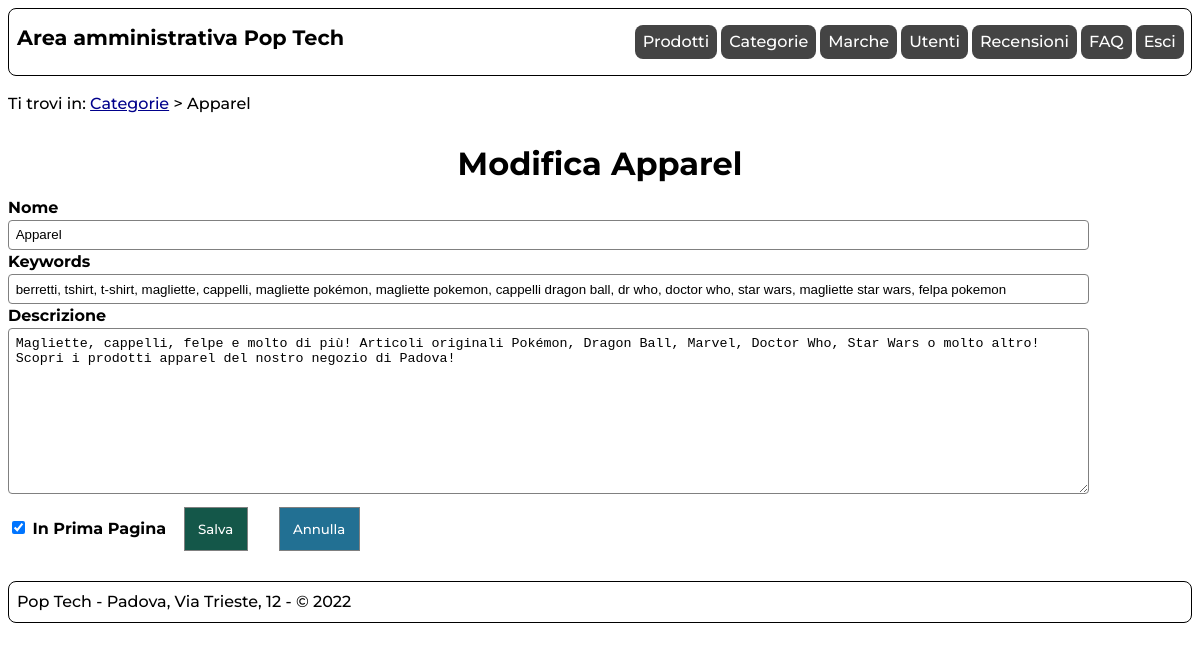
/admin/categoria.php?id=5 (signed in), run on an earlier commit of the app's database.
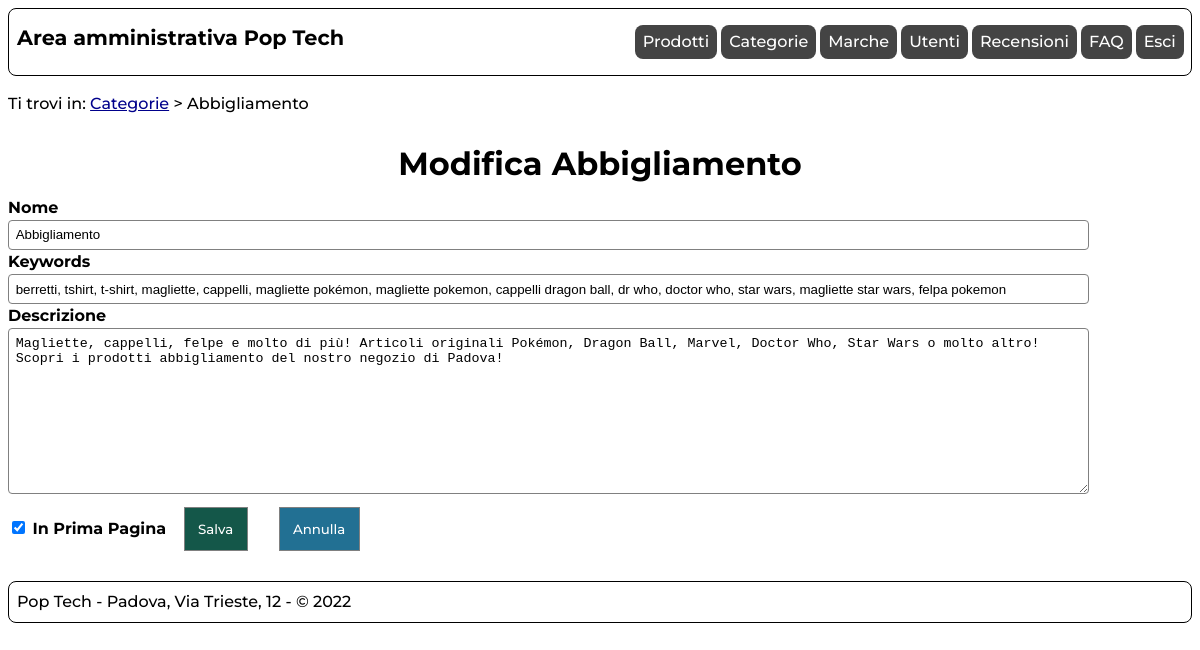
And on a later commit of the database.
### tables this page shows
CREATE TABLE `categoria` (
  `ID` int(11) UNSIGNED NOT NULL,
  `nome` varchar(100) NOT NULL,
  `inPrimaPagina` tinyint(1) NOT NULL,
  `keywords` varchar(500) NOT NULL,
  `descrizione` varchar(500) NOT NULL
);

### includes/utilities.php (called while the page is built, shortened)
<?php
require_once('connection.php');
function parse_lang(String $string, bool $delete=false){
    if($delete){
        $replaceStart = '';
        $replaceEnd = '';
    }else{
        $replaceStart = '<span lang="${2}">';
        $replaceEnd = '</span>';
    }
    $string = preg_replace('/\[\/.{2}\]/', $replaceEnd, $string);
    $string = preg_replace('/(\[)([a-z]{2})(\])/', $replaceStart, $string);
    return $string;
}
function sanitize($input, $allowed_tags) {
    $input = strip_tags($input, $allowed_tags);
    if(!$allowed_tags)
        $input = htmlentities($input, ENT_QUOTES, 'UTF-8');
    $input = stripslashes($input);
    $input = trim($input);
    return $input;
}
function get_admin_menu(){
    $menu = '<ul>';
    $links = ["index.php","categorie.php","marche.php","utenti.php","recensioni.php","faqs.php"];
    $names = ["Prodotti","Categorie","Marche","Utenti","Recensioni","FAQ"];
    $langs = ["","","","","","en"];
    $nLinks = count($links);
    $strToRemove = "/poptech/admin/";
    $currentPage = str_replace($strToRemove,"",$_SERVER['REQUEST_URI']);
    for($i=0;$i<$nLinks;$i++){
        if($currentPage==$links[$i] || ($currentPage=='' && $links[$i]=='index.php') ){
            $menu .= '<li id="currentLink" '.(($langs[$i])?'lang="'.$langs[$i].'"':'').'>'.$names[$i].'</li>';
        }else{
            $menu .= '<li><a href="'.$links[$i].'" '.(($langs[$i])?'lang="'.$langs[$i].'"':'').'>'.$names[$i].'</a></li>';
        }
    }
    if(isLoggedIn(true)){
        $menu .= '<li><a href="logout.php" class="button">Esci</a></li>';
    }else{
        $menu = '<ul><li><a href="login.php" class="button">Accedi</a></li>';
    }
    $menu .= '</ul>';
    return $menu;
}
function isLoggedIn(bool $isAdmin=false){
    if(isset($_SESSION['user'])){
        $connection = new DBAccess();
        if($connection->open_connection()){
            $id = $_SESSION['user'];
            $users = $connection->exec_select_query("SELECT id,admin FROM utente WHERE id=$id");
            if(count($users)>0){
                $user = $users[0];
                if($isAdmin){
                    return $user['admin']==1;
                }else{
                    return true;
                }
            }else{
                return false;
            }
        }else{
            return false;
        }
    }else{
        return false;
    }
}
?>

### includes/connection.php (called while the page is built, shortened)
<?php
class DBAccess{
    private $connection;
    public function open_connection(){
        $this->connection = mysqli_connect(DBAccess::HOST_DB, DBAccess::USERNAME, DBAccess::PASSWORD, DBAccess::DATABASE_NAME);
        if(mysqli_connect_errno()) {
            echo "Errore di connessione al database: " . mysqli_connect_error();
            return false;
        }
        else{
            return true;
        }
    }
    public function exec_select_query($query){
        $res = mysqli_query($this->connection, $query) or die("Errore DB: ".mysqli_error($this->connection));
        if(mysqli_num_rows($res)==0){
            return array();
        }else{
            $resArray = array();
            while($row = mysqli_fetch_assoc($res)){
                array_push($resArray,$row);
            }
            return $resArray;
        }
    }
}
?>

### admin/categoria.php (the view, shortened to what the changed rows need)
<?php
    require_once "../includes/connection.php";
    require_once "../includes/utilities.php";
    $template = file_get_contents('layouts/layout.html');
    $form     = file_get_contents('layouts/categoria.html');
    $pageID = 'categoria';
    $title = "Pop Tech";
    $breadcrumbs = '<p>Ti trovi in: <a href="categorie.php">Categorie</a> &gt; Nuova Categoria</p>';
    if(!isLoggedIn(true)){
        $content = '<p class="message errorMsg">Attenzione: non disponi dei privilegi necessari per accede a questa pagina.</p>';
        }else{
        $content = "<h1>Nuova Categoria</h1>";
        $connection = new DBAccess();
        $id   = '';
        $nome = '';
        $keywords = '';
        $descrizione = '';
        $errorsStr = '';
        $checked = '';
        if($connection->open_connection()){
            if(isset($_POST['submit'])){
                $errors = [];
                $query = "";
                $action = 'inserita';
                $nome          = sanitize($_POST['nome'],"");
                $inPrimaPagina = (isset($_POST['inPrimaPagina']) ? intval(sanitize($_POST['inPrimaPagina'],"")) : 0);
                $keywords      = sanitize($_POST['keywords'],"");
                $descrizione    = sanitize($_POST['descrizione'],"");
                if(strlen($nome)<=1){
                    array_push($errors,'<p class="message errorMsg">Inserire un nome con almeno due caratteri.</p>');
                }
                if(strlen($descrizione)<50){
                    array_push($errors,'<p class="message errorMsg">Inserire una descrizione con almeno 50 caratteri.</p>');
                }
                if(strlen($keywords)<2){
                    array_push($errors,'<p class="message errorMsg">Inserire delle keywords.</p>');
                }
                if(count($errors)==0){
                    if(isset($_POST['id']) && intval($_POST['id'])!=0){
                        $id   = intval(sanitize($_POST['id'],""));
                        $query = "UPDATE categoria SET nome='$nome', inPrimaPagina='$inPrimaPagina', keywords='$keywords', descrizione='$descrizione' WHERE id=$id";
                        $action = 'modificata';
                    }else{
                        $query = "INSERT INTO categoria(nome,inPrimaPagina,keywords,descrizione) VALUES ('$nome','$inPrimaPagina','$keywords','$descrizione')";
                    }
                    $queryOK = $connection->exec_alter_query($query);
                    if($queryOK){
                        $content .= '<p class="message successMsg" role="status">Categoria '.$action.' con successo</p>';
                    }else{
                        $content .= '<p class="message errorMsg" role="status">Errore durante l\'inserimento. Contatta il supporto tecnico.</p>';
                    }
                }else{
                    $errorsStr = '<ul>';
                    foreach($errors as $error){
                        $errorsStr .= '<li>'.$error.'</li>';
                    }
                    $errorsStr .= '<ul>';
                    $form = str_replace('{{id}}',$id,$form);
                    $form = str_replace('{{nome}}',$nome,$form);
                    $form = str_replace('{{keywords}}',$keywords,$form);
                    $form = str_replace('{{descrizione}}',$descrizione,$form);
                    $form = str_replace('{{errors}}',$errorsStr,$form);
                    $content .= $form;
                }
            }else{
                if(isset($_GET['id']) && intval($_GET['id'])!=0){
                    $id = intval(sanitize($_GET['id'],""));
                    $categories = $connection->exec_select_query('SELECT * FROM categoria WHERE id='.$id.';');
                    if(isset($categories[0])){
                        $category = $categories[0];
                        $content = "<h1>Modifica ".parse_lang($category['nome'])."</h1>";
                        $breadcrumbs = '<p>Ti trovi in: <a href="categorie.php">Categorie</a> > '.parse_lang($category['nome']).'</p>';
                        $nome        = $category['nome'];
                        $keywords    = $category['keywords'];
                        $descrizione = $category['descrizione'];
                        $checked = ($category['inPrimaPagina']==1)?'checked':'';
                    }else{
                        $content .= '<p class="message errorMsg">Categoria non trovata.</p>';
                    }
                }
                $form = str_replace('{{id}}',$id,$form);
                $form = str_replace('{{errors}}',$errorsStr,$form);
                $form = str_replace('{{nome}}',$nome,$form);
                $form = str_replace('{{keywords}}',$keywords,$form);
                $form = str_replace('{{descrizione}}',$descrizione,$form);
                $form = str_replace('{{checked}}',$checked,$form);
                $content .= $form;
            }
        }else{
            $content .= getDBConnectionError(true);
        }
    }
    $menu = get_admin_menu();
    $template = str_replace('{{menu}}',$menu,$template);
    $template = str_replace('{{onload}}','setAdminCategoriaMarcaChecks();addFieldsEvent();',$template);
    $template = str_replace('{{pageID}}',$pageID,$template);
    $template = str_replace('{{title}}',$title,$template);
    $template = str_replace('{{breadcrumbs}}',$breadcrumbs,$template);
    $template = str_replace('{{content}}',$content,$template);
    echo $template;
?>

What changed in the data, as far as the page shows it:
changed categoria: nome "Apparel" → "Abbigliamento"; descrizione "…altro! Scopri i prodotti apparel del nostro negozio di…" → "…altro! Scopri i prodotti abbigliamento del nostro negozio di…"
